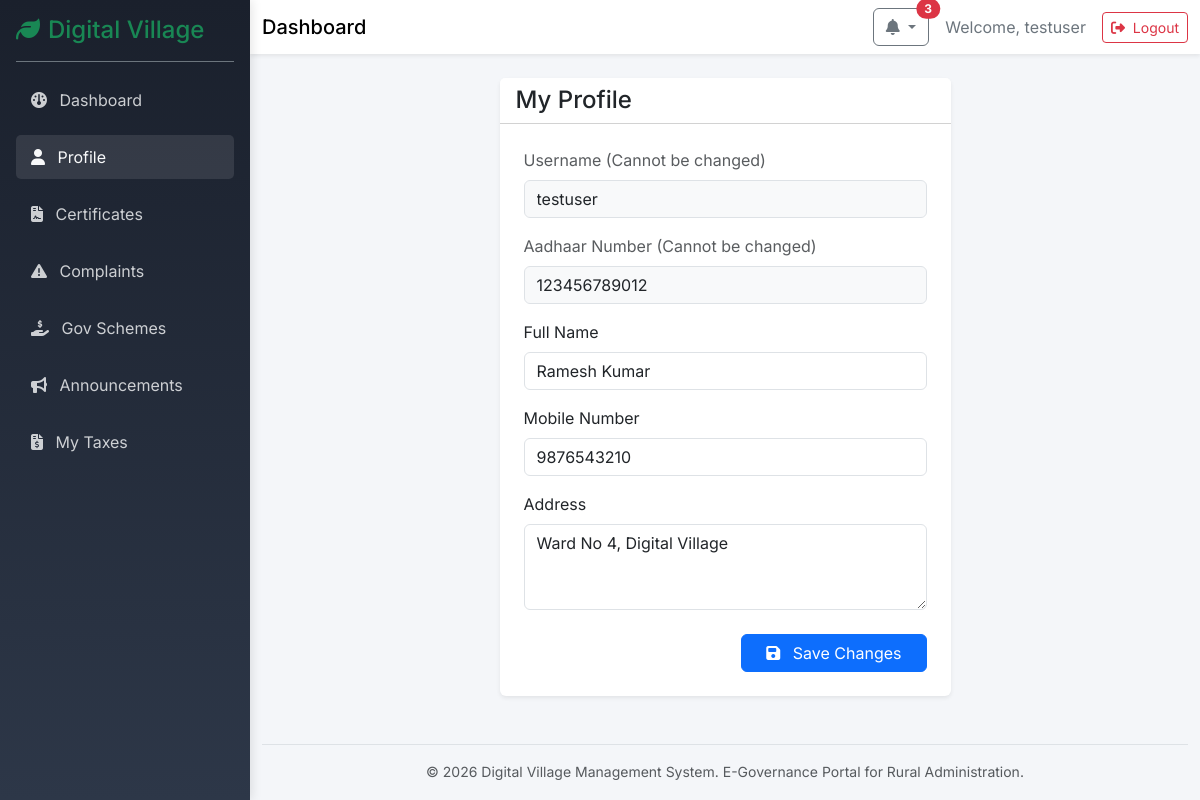
Page /villager/profile (signed in) on the committed database.
### models/user.py (models this page shows, shortened)
class User(UserMixin, db.Model):
    __tablename__ = 'users'
    id = db.Column(db.Integer, primary_key=True)
    username = db.Column(db.String(64), index=True, unique=True, nullable=False)
    password_hash = db.Column(db.String(256), nullable=False)
    role = db.Column(db.String(20), nullable=False, default='villager') # 'admin' or 'villager'
    created_at = db.Column(db.DateTime, default=datetime.utcnow)

class Villager(db.Model):
    __tablename__ = 'villagers'
    id = db.Column(db.Integer, primary_key=True)
    user_id = db.Column(db.Integer, db.ForeignKey('users.id'), nullable=False)
    full_name = db.Column(db.String(100), nullable=False)
    mobile = db.Column(db.String(15), nullable=False)
    address = db.Column(db.Text, nullable=False)
    aadhaar = db.Column(db.String(12), nullable=False) # Demo only
    updated_at = db.Column(db.DateTime, default=datetime.utcnow, onupdate=datetime.utcnow)
    user = db.relationship('User', backref=db.backref('villager_profile', uselist=False))

### routes/villager.py (the view, shortened to what this page needs)
@villager_bp.route('/profile', methods=['GET', 'POST'])
def profile():
    villager = current_user.villager_profile
    return render_template('villager/profile.html', villager=villager)

### routes/villager.py (called while the page is built)
@villager_bp.before_request
@login_required
def check_role():
    if current_user.role != 'villager':
        flash('Access denied. This section is for villagers only.', 'danger')
        return redirect(url_for('main.index'))

### templates/villager/profile.html
{% extends "dashboard_base.html" %}
{% block content %}
<div class="row">
    <div class="col-md-8 col-lg-6 mx-auto">
        <div class="card shadow-sm border-0">
            <div class="card-header bg-white pb-0">
                <h4 class="card-title mb-2">My Profile</h4>
            </div>
            <div class="card-body p-4">
                <form action="{{ url_for('villager.profile') }}" method="POST">
                    <div class="mb-3">
                        <label for="username" class="form-label text-muted">Username (Cannot be changed)</label>
                        <input type="text" class="form-control bg-light" id="username" value="{{ current_user.username }}" disabled>
                    </div>
                    <div class="mb-3">
                        <label for="aadhaar" class="form-label text-muted">Aadhaar Number (Cannot be changed)</label>
                        <input type="text" class="form-control bg-light" id="aadhaar" value="{{ villager.aadhaar }}" disabled>
                    </div>
                    <div class="mb-3">
                        <label for="full_name" class="form-label">Full Name</label>
                        <input type="text" class="form-control" id="full_name" name="full_name" value="{{ villager.full_name }}" required>
                    </div>
                    <div class="mb-3">
                        <label for="mobile" class="form-label">Mobile Number</label>
                        <input type="text" class="form-control" id="mobile" name="mobile" value="{{ villager.mobile }}" required>
                    </div>
                    <div class="mb-4">
                        <label for="address" class="form-label">Address</label>
                        <textarea class="form-control" id="address" name="address" rows="3" required>{{ villager.address }}</textarea>
                    </div>
                    <div class="d-flex justify-content-end">
                        <button type="submit" class="btn btn-primary px-4"><i class="fa-solid fa-save me-2"></i> Save Changes</button>
                    </div>
                </form>
            </div>
        </div>
    </div>
</div>
{% endblock %}

### templates/dashboard_base.html (shortened to what this page needs)
<!DOCTYPE html>
<html lang="en">
<head>
    <link href="https://cdn.jsdelivr.net/npm/bootstrap@5.3.2/dist/css/bootstrap.min.css" rel="stylesheet">
    <link rel="stylesheet" href="https://cdnjs.cloudflare.com/ajax/libs/font-awesome/6.4.0/css/all.min.css">
    <link rel="stylesheet" href="{{ url_for('static', filename='css/style.css') }}">
</head>
<body class="dashboard-body">
    <div class="sidebar bg-dark text-white p-3" id="sidebar">
        <div class="sidebar-header border-bottom border-secondary pb-3 mb-3">
            <h4 class="mb-0 text-success"><i class="fa-solid fa-leaf me-2"></i>Digital Village</h4>
        </div>
        <ul class="nav flex-column sidebar-nav">
            {% if current_user.role == 'villager' %}
            <li class="nav-item mb-2">
                <a class="nav-link text-light {% if request.endpoint == 'villager.dashboard' %}active{% endif %}" href="{{ url_for('villager.dashboard') }}">
                    <i class="fa-solid fa-gauge me-2"></i> Dashboard
                </a>
            </li>
            <li class="nav-item mb-2">
                <a class="nav-link text-light {% if request.endpoint == 'villager.profile' %}active{% endif %}" href="{{ url_for('villager.profile') }}">
                    <i class="fa-solid fa-user me-2"></i> Profile
                </a>
            </li>
            <li class="nav-item mb-2">
                <a class="nav-link text-light {% if 'villager.certificate' in request.endpoint %}active{% endif %}" href="{{ url_for('villager.certificates') }}">
                    <i class="fa-solid fa-file-contract me-2"></i> Certificates
                </a>
            </li>
            <li class="nav-item mb-2">
                <a class="nav-link text-light {% if 'villager.complaint' in request.endpoint %}active{% endif %}" href="{{ url_for('villager.complaints') }}">
                    <i class="fa-solid fa-exclamation-triangle me-2"></i> Complaints
                </a>
            </li>
            <li class="nav-item mb-2">
                <a class="nav-link text-light {% if 'villager.scheme' in request.endpoint or 'villager.favourite' in request.endpoint %}active{% endif %}" href="{{ url_for('villager.schemes') }}">
                    <i class="fa-solid fa-hand-holding-dollar me-2"></i> Gov Schemes
                </a>
            </li>
            <li class="nav-item mb-2">
                <a class="nav-link text-light {% if 'villager.announcement' in request.endpoint %}active{% endif %}" href="{{ url_for('villager.announcements') }}">
                    <i class="fa-solid fa-bullhorn me-2"></i> Announcements
                </a>
            </li>
            <li class="nav-item mb-2">
                <a class="nav-link text-light {% if 'villager.tax' in request.endpoint %}active{% endif %}" href="{{ url_for('villager.taxes') }}">
                    <i class="fa-solid fa-file-invoice-dollar me-2"></i> My Taxes
                </a>
            </li>
            {% endif %}
        </ul>
    </div>
    <div class="main-content" id="main-content">
        <nav class="navbar navbar-expand-lg navbar-light bg-white shadow-sm mb-4">
            <div class="container-fluid">
                <span class="navbar-brand mb-0 h1 d-none d-md-block">Dashboard</span>
                <div class="ms-auto d-flex align-items-center">
                    {% if current_user.role == 'villager' %}
                    <div class="dropdown me-3">
                        <a class="btn btn-outline-secondary position-relative dropdown-toggle" href="#" role="button" id="notificationDropdown" data-bs-toggle="dropdown" aria-expanded="false" title="Notifications">
                            <i class="fa-solid fa-bell"></i>
                            {% if unread_announcements_count and unread_announcements_count > 0 %}
                            <span class="position-absolute top-0 start-100 translate-middle badge rounded-pill bg-danger animate__animated animate__pulse animate__infinite">
                                {{ unread_announcements_count }}
                            </span>
                            {% endif %}
                        </a>
                    </div>
                    {% endif %}
                    <span class="me-3 text-secondary">Welcome, {{ current_user.username }}</span>
                    <a href="{{ url_for('auth.logout') }}" class="btn btn-outline-danger btn-sm">
                        <i class="fa-solid fa-right-from-bracket me-1"></i> Logout
                    </a>
                </div>
            </div>
        </nav>
        <div class="container-fluid">
            <div class="pb-5">
                {% block content %}{% endblock %}
            </div>
            <footer class="mt-auto py-3 border-top text-center text-muted small">
                <div class="container-fluid">
                    <span>&copy; 2026 Digital Village Management System. E-Governance Portal for Rural Administration.</span>
                </div>
            </footer>
        </div>
    </div>
</body>
</html>

### static/css/style.css (style rules this page uses)
body { background-color: #f8f9fa; font-family: 'Inter', sans-serif; }
.card { transition: transform 0.2s ease, box-shadow 0.2s ease; }
.dashboard-body { display: flex; min-height: 100vh; background-color: #f4f6f9; }
.sidebar { width: 250px; transition: all 0.3s; height: 100vh; position: fixed; top: 0; left: 0; z-index: 1000; }
.sidebar-nav .nav-link { border-radius: 5px; margin-bottom: 5px; padding: 10px 15px; opacity: 0.8; }
.sidebar-nav .nav-link:hover, .sidebar-nav .nav-link.active { background-color: rgba(255,255,255,0.1); opacity: 1; }
.main-content { flex-grow: 1; margin-left: 250px; width: calc(100% - 250px); transition: all 0.3s; min-height: 100vh; }
.card { animation: fadeIn 0.3s ease-in-out; }
.sidebar { background: linear-gradient(180deg, #1a202c 0%, #2d3748 100%) !important; box-shadow: 2px 0 10px rgba(0,0,0,0.1); }

### rows in the picture
User: username "testuser"
Villager: aadhaar "123456789012", full_name "Ramesh Kumar", mobile "9876543210", address "Ward No 4, Digital Village"

### other values in the picture
{{ unread_announcements_count }} "3"
